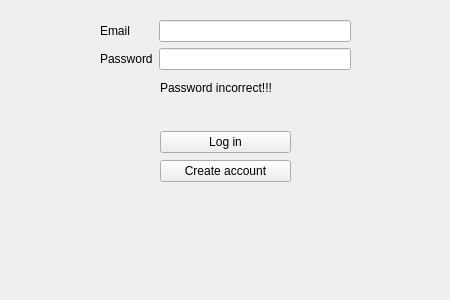
<?xml version="1.0" encoding="UTF-8"?>
<ui version="4.0">
 <class>Form</class>
 <widget class="QWidget" name="Form">
  <property name="geometry">
   <rect>
    <x>0</x>
    <y>0</y>
    <width>450</width>
    <height>300</height>
   </rect>
  </property>
  <property name="minimumSize">
   <size>
    <width>450</width>
    <height>300</height>
   </size>
  </property>
  <property name="maximumSize">
   <size>
    <width>500</width>
    <height>350</height>
   </size>
  </property>
  <property name="windowTitle">
   <string>Form</string>
  </property>
  <widget class="QLabel" name="background">
   <property name="geometry">
    <rect>
     <x>0</x>
     <y>0</y>
     <width>450</width>
     <height>300</height>
    </rect>
   </property>
   <property name="minimumSize">
    <size>
     <width>450</width>
     <height>300</height>
    </size>
   </property>
   <property name="maximumSize">
    <size>
     <width>450</width>
     <height>300</height>
    </size>
   </property>
   <property name="text">
    <string/>
   </property>
   <property name="pixmap">
    <pixmap>../images/background.jpg</pixmap>
   </property>
   <property name="scaledContents">
    <bool>true</bool>
   </property>
  </widget>
  <widget class="QLabel" name="symbol">
   <property name="geometry">
    <rect>
     <x>10</x>
     <y>210</y>
     <width>141</width>
     <height>71</height>
    </rect>
   </property>
   <property name="text">
    <string/>
   </property>
   <property name="pixmap">
    <pixmap>../images/ic_kmitl.jpg</pixmap>
   </property>
   <property name="scaledContents">
    <bool>true</bool>
   </property>
  </widget>
  <widget class="QWidget" name="layoutWidget">
   <property name="geometry">
    <rect>
     <x>100</x>
     <y>20</y>
     <width>251</width>
     <height>51</height>
    </rect>
   </property>
   <layout class="QFormLayout" name="formLayout">
    <item row="0" column="0">
     <widget class="QLabel" name="label">
      <property name="text">
       <string>Email</string>
      </property>
     </widget>
    </item>
    <item row="0" column="1">
     <widget class="QLineEdit" name="email"/>
    </item>
    <item row="1" column="0">
     <widget class="QLabel" name="label_2">
      <property name="text">
       <string>Password</string>
      </property>
     </widget>
    </item>
    <item row="1" column="1">
     <widget class="QLineEdit" name="password"/>
    </item>
   </layout>
  </widget>
  <widget class="QWidget" name="layoutWidget_2">
   <property name="geometry">
    <rect>
     <x>160</x>
     <y>130</y>
     <width>131</width>
     <height>54</height>
    </rect>
   </property>
   <layout class="QVBoxLayout" name="verticalLayout">
    <item>
     <widget class="QPushButton" name="login">
      <property name="text">
       <string>Log in</string>
      </property>
     </widget>
    </item>
    <item>
     <widget class="QPushButton" name="createAcc">
      <property name="text">
       <string>Create account</string>
      </property>
     </widget>
    </item>
   </layout>
  </widget>
  <widget class="QLabel" name="label_5">
   <property name="geometry">
    <rect>
     <x>160</x>
     <y>80</y>
     <width>111</width>
     <height>16</height>
    </rect>
   </property>
   <property name="text">
    <string>Password incorrect!!!</string>
   </property>
  </widget>
  <zorder>background</zorder>
  <zorder>lineEdit</zorder>
  <zorder>lineEdit_2</zorder>
  <zorder>label</zorder>
  <zorder>label_2</zorder>
  <zorder>pushButton</zorder>
  <zorder>pushButton_2</zorder>
  <zorder>symbol</zorder>
  <zorder>layoutWidget</zorder>
  <zorder>layoutWidget_2</zorder>
  <zorder>label_5</zorder>
 </widget>
 <resources>
  <include location="../Resources.qrc"/>
 </resources>
 <connections/>
</ui>
